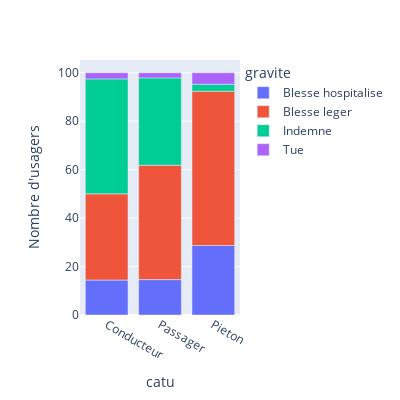

The cell this chart's notebook holds for it:
### Markdown cell above
En pourcentage, les conducteurs sortent plus indemnes des accidents que les passagers. \
Il y a une surreprésentation des blessés (légers et hospitalisés) et des tués chez les piétons. Cela semble logique puisqu'un piéton est plus vulnérable.

### Code cell
diag_barres_interactif_usagers(df_usagers, "catu")

### Figure 1 — Plotly figure (JSON) as saved in the notebook; plotly's stock layout.template omitted (floating-point values rounded to 4 significant figures)
{"data": [{"alignmentgroup": "True", "hovertemplate": "gravite=Blesse hospitalise<br>catu=%{x}<br>Nombre d'usagers=%{y}<extra></extra>", "legendgroup": "Blesse hospitalise", "marker": {"color": "#636efa", "pattern": {"shape": ""}}, "name": "Blesse hospitalise", "offsetgroup": "Blesse hospitalise", "orientation": "v", "showlegend": true, "textposition": "auto", "type": "bar", "x": ["Conducteur", "Passager", "Pieton"], "xaxis": "x", "y": [14.44, 14.62, 28.71], "yaxis": "y"}, {"alignmentgroup": "True", "hovertemplate": "gravite=Blesse leger<br>catu=%{x}<br>Nombre d'usagers=%{y}<extra></extra>", "legendgroup": "Blesse leger", "marker": {"color": "#EF553B", "pattern": {"shape": ""}}, "name": "Blesse leger", "offsetgroup": "Blesse leger", "orientation": "v", "showlegend": true, "textposition": "auto", "type": "bar", "x": ["Conducteur", "Passager", "Pieton"], "xaxis": "x", "y": [35.57, 47.24, 63.68], "yaxis": "y"}, {"alignmentgroup": "True", "hovertemplate": "gravite=Indemne<br>catu=%{x}<br>Nombre d'usagers=%{y}<extra></extra>", "legendgroup": "Indemne", "marker": {"color": "#00cc96", "pattern": {"shape": ""}}, "name": "Indemne", "offsetgroup": "Indemne", "orientation": "v", "showlegend": true, "textposition": "auto", "type": "bar", "x": ["Conducteur", "Passager", "Pieton"], "xaxis": "x", "y": [47.47, 36.03, 2.87], "yaxis": "y"}, {"alignmentgroup": "True", "hovertemplate": "gravite=Tue<br>catu=%{x}<br>Nombre d'usagers=%{y}<extra></extra>", "legendgroup": "Tue", "marker": {"color": "#ab63fa", "pattern": {"shape": ""}}, "name": "Tue", "offsetgroup": "Tue", "orientation": "v", "showlegend": true, "textposition": "auto", "type": "bar", "x": ["Conducteur", "Passager", "Pieton"], "xaxis": "x", "y": [2.52, 2.11, 4.75], "yaxis": "y"}], "layout": {"barmode": "relative", "height": 400, "legend": {"title": {"text": "gravite"}, "tracegroupgap": 0}, "margin": {"t": 60}, "width": 400, "xaxis": {"anchor": "y", "domain": [0, 1], "title": {"text": "catu"}}, "yaxis": {"anchor": "x", "domain": [0, 1], "title": {"text": "Nombre d'usagers"}}}}
